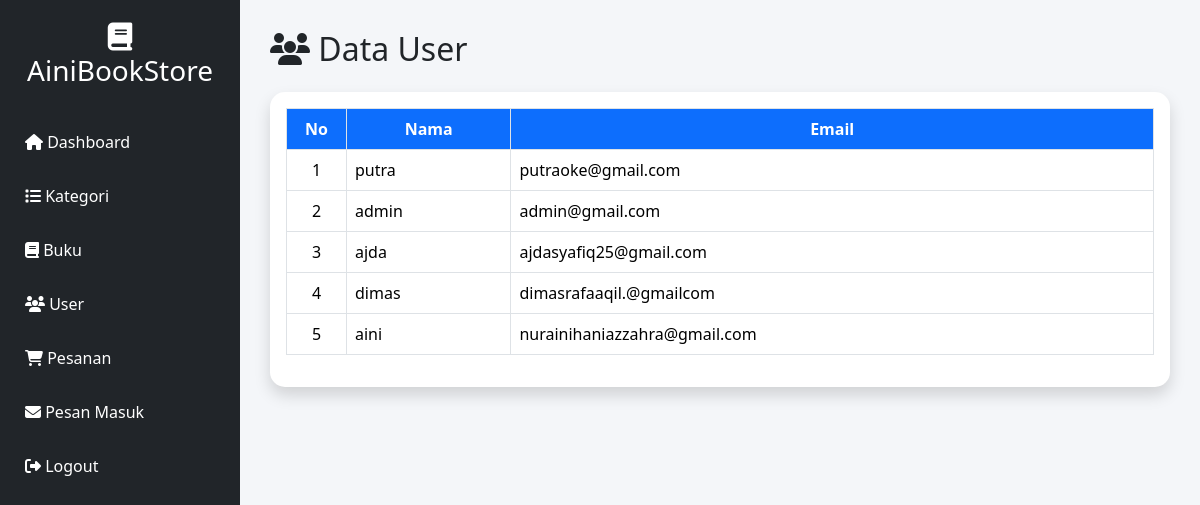
Page /admin/user.php (signed in) on the committed database.
### tables this page shows
CREATE TABLE `users` (
  `id` int NOT NULL,
  `nama` varchar(100) NOT NULL,
  `email` varchar(100) NOT NULL,
  `password` varchar(255) NOT NULL,
  `role` enum('admin','user') DEFAULT 'user'
);

### admin/user.php (the view, shortened to what this page needs)
<?php
include "../koneksi.php";
$query = mysqli_query($conn, "SELECT * FROM users ORDER BY id DESC");
?>
<!DOCTYPE html>
<html lang="id">
<head>
<link href="https://cdn.jsdelivr.net/npm/bootstrap@5.3.3/dist/css/bootstrap.min.css" rel="stylesheet">
<link rel="stylesheet" href="https://cdnjs.cloudflare.com/ajax/libs/font-awesome/6.7.2/css/all.min.css">
</head>
<body>
<div class="sidebar">
<h3><i class="fa fa-book"></i> AiniBookStore</h3>
<a href="dashboard.php"><i class="fa fa-home"></i> Dashboard</a>
<a href="kategori.php"><i class="fa fa-list"></i> Kategori</a>
<a href="buku.php"><i class="fa fa-book"></i> Buku</a>
<a href="user.php"><i class="fa fa-users"></i> User</a>
<a href="pesanan.php"><i class="fa fa-cart-shopping"></i> Pesanan</a>
<a href="pesan.php"><i class="fa fa-envelope"></i> Pesan Masuk</a>
<a href="logout.php"
onclick="return confirm('Yakin ingin logout?')">
<i class="fa fa-right-from-bracket"></i>
Logout
</a>
</div>
<div class="content">
<h2 class="mb-4">
<i class="fa fa-users"></i>
Data User
</h2>
<div class="card shadow">
<div class="card-body">
<table class="table table-bordered table-hover">
<thead>
<tr>
<th width="60">No</th>
<th>Nama</th>
<th>Email</th>
</tr>
</thead>
<tbody>
<?php
$no=1;
while($user=mysqli_fetch_assoc($query)){
?>
<tr>
<td class="text-center"><?= $no++; ?></td>
<td><?= $user['nama']; ?></td>
<td><?= $user['email']; ?></td>
</tr>
<?php } ?>
</tbody>
</table>
</div>
</div>
</div>
</body>
</html>

### admin/user.php (style rules this page uses)
body { background:#f4f6f9; }
.sidebar { width:240px; height:100vh; background:#212529; position:fixed; top:0; left:0; }
.sidebar h3 { color:white; text-align:center; padding:20px; }
.sidebar a { display:block; color:white; padding:15px 25px; text-decoration:none; }
.content { margin-left:240px; padding:30px; }
.card { border:none; border-radius:15px; }
.table th { background:#0d6efd; color:white; text-align:center; }
.table td { vertical-align:middle; }

### rows in the picture
users: nama "putra", email "putraoke@gmail.com"
users: nama "admin", email "admin@gmail.com"
users: nama "ajda", email "ajdasyafiq25@gmail.com"
users: nama "dimas", email "dimasrafaaqil.@gmailcom"
users: nama "aini", email "nurainihaniazzahra@gmail.com"
